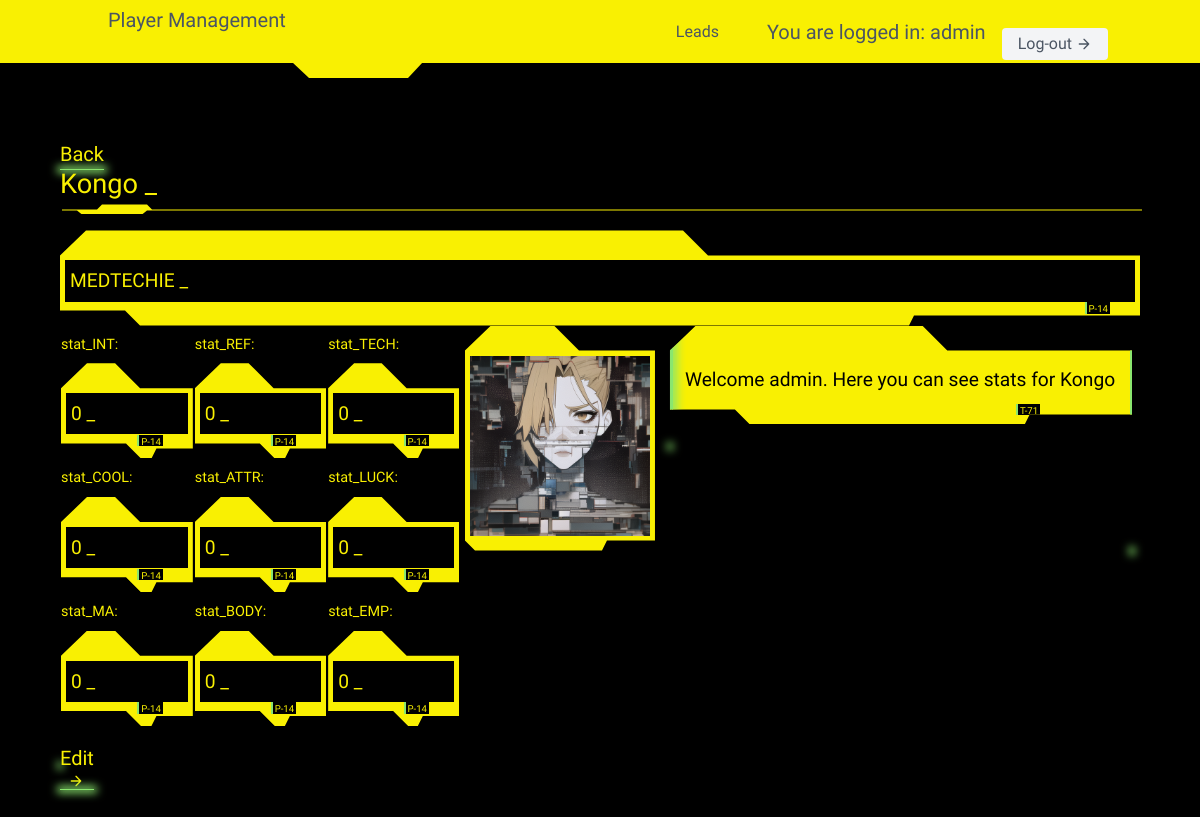
/cp2020/4/details/ (signed in), run on an earlier commit of the app's database.
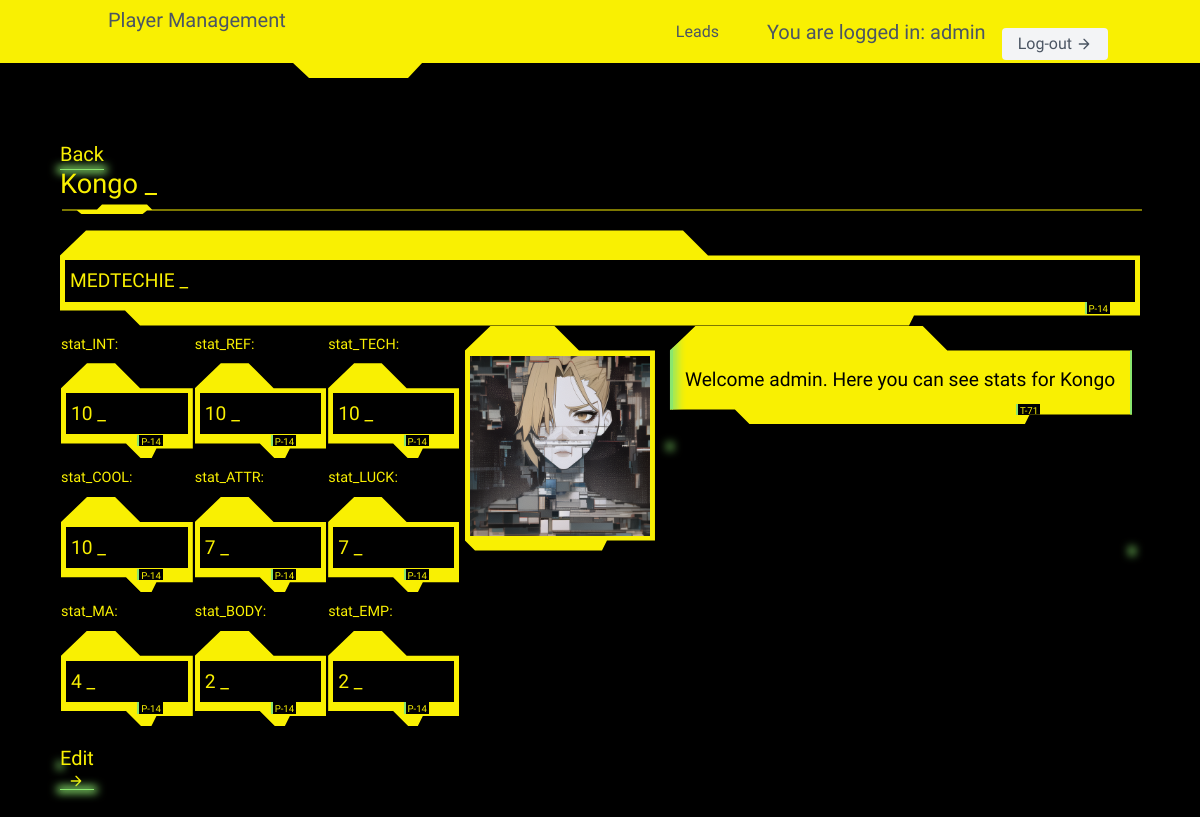
And on a later commit of the database.
### cp2020/models.py (models this page shows, shortened)
class CharacterDetail(models.Model):
    SL = 'SOLO'
    RC = 'ROCKER'
    NR = "NETRUNNER"
    MD = "MEDIA"
    ND = "NOMAD"
    FX = "FIXER"
    CP = "COP"
    CR = "CORP"
    TC = "TECHIE"
    MC = "MEDTECHIE"
    ROLES = [
        (SL, "Solo"),
        (RC, "Rocker"),
        (NR, "Netrunner"),
        (MD, "Media"),
        (ND, "Nomad"),
        (FX, "Fixer"),
        (CP, "Cop"),
        (CR, "Corp"),
        (TC, "Techie"),
        (MC, "Medtechie"),
    ]
    user = models.ForeignKey(User, on_delete=models.CASCADE, blank=True, null=True)
    name = models.CharField(max_length=15)
    role = models.TextField(choices=ROLES, default=SL)
    picture = models.ImageField(upload_to='pictures_storage/',
                                height_field=None,
                                width_field=None,
                                max_length=200,
                                blank=True, null=True)
    stat_INT = models.DecimalField(max_digits=2, decimal_places=0, default=2,
                                    validators=[MinValueValidator(2), MaxValueValidator(10)])
    stat_REF = models.DecimalField(max_digits=2, decimal_places=0, default=2,
                                    validators=[MinValueValidator(2), MaxValueValidator(10)])
    stat_TECH = models.DecimalField(max_digits=2, decimal_places=0, default=2,
                                    validators=[MinValueValidator(2), MaxValueValidator(10)])
    stat_COOL = models.DecimalField(max_digits=2, decimal_places=0, default=2,
                                    validators=[MinValueValidator(2), MaxValueValidator(10)])
    stat_ATTR = models.DecimalField(max_digits=2, decimal_places=0, default=2,
                                    validators=[MinValueValidator(2), MaxValueValidator(10)])
    stat_LUCK = models.DecimalField(max_digits=2, decimal_places=0, default=2,
                                    validators=[MinValueValidator(2), MaxValueValidator(10)])
    stat_MA = models.DecimalField(max_digits=2, decimal_places=0, default=2,
                                    validators=[MinValueValidator(2), MaxValueValidator(10)])
    stat_BODY = models.DecimalField(max_digits=2, decimal_places=0, default=2,
                                    validators=[MinValueValidator(2), MaxValueValidator(10)])
    stat_EMP = models.DecimalField(max_digits=2, decimal_places=0, default=2,
                                    validators=[MinValueValidator(2), MaxValueValidator(10)])
    MA_Run = models.DecimalField(max_digits=3, decimal_places=0,
                                 blank=True, null=True)
    MA_Leap = models.DecimalField(max_digits=3, decimal_places=0,
                                  blank=True, null=True)
    MA_Lift = models.DecimalField(max_digits=3, decimal_places=0,
                                  blank=True, null=True)
    EMP_Humanity = models.DecimalField(max_digits=3, decimal_places=0,
                                       blank=True, null=True)
    BODY_Save_Nr = models.DecimalField(max_digits=3, decimal_places=0,
                                       blank=True, null=True)
    BODY_BTM = models.DecimalField(max_digits=3, decimal_places=0,
                                       blank=True, null=True)
    SKILL_Authority = models.DecimalField(max_digits=2, decimal_places=0, default=0)
    SKILL_Char_Leadership = models.DecimalField(max_digits=2, decimal_places=0, default=0)
    SKILL_Combat_Sense = models.DecimalField(max_digits=2, decimal_places=0, default=0)
    SKILL_Credibility = models.DecimalField(max_digits=2, decimal_places=0, default=0)
    SKILL_Family = models.DecimalField(max_digits=2, decimal_places=0, default=0)
    SKILL_Interface = models.DecimalField(max_digits=2, decimal_places=0, default=0)
    SKILL_Jury_Rig = models.DecimalField(max_digits=2, decimal_places=0, default=0)
    SKILL_Medical_Tech = models.DecimalField(max_digits=2, decimal_places=0, default=0)
    SKILL_Resources = models.DecimalField(max_digits=2, decimal_places=0, default=0)
    SKILL_Street_Deal = models.DecimalField(max_digits=2, decimal_places=0, default=0)
    ATRR_Personal_Grooming = models.DecimalField(max_digits=2, decimal_places=0, default=0)
    ATRR_Wardrobe_Style = models.DecimalField(max_digits=2, decimal_places=0, default=0)
    BODY_Endurance = models.DecimalField(max_digits=2, decimal_places=0, default=0)
    BODY_Strength_Feat = models.DecimalField(max_digits=2, decimal_places=0, default=0)
    BODY_Swimming = models.DecimalField(max_digits=2, decimal_places=0, default=0)
    COOL_Interrogation = models.DecimalField(max_digits=2, decimal_places=0, default=0)
    COOL_Intimidate = models.DecimalField(max_digits=2, decimal_places=0, default=0)
    COOL_Oratory = models.DecimalField(max_digits=2, decimal_places=0, default=0)
    COOL_Resist_Torture = models.DecimalField(max_digits=2, decimal_places=0, default=0)
    COOL_Streetwise = models.DecimalField(max_digits=2, decimal_places=0, default=0)
    EMPATHY_Human_Perception = models.DecimalField(max_digits=2, decimal_places=0, default=0)
    EMPATHY_Interview = models.DecimalField(max_digits=2, decimal_places=0, default=0)
    EMPATHY_Leadership = models.DecimalField(max_digits=2, decimal_places=0, default=0)
    EMPATHY_Seduction = models.DecimalField(max_digits=2, decimal_places=0, default=0)
    EMPATHY_Social = models.DecimalField(max_digits=2, decimal_places=0, default=0)
    EMPATHY_Persuasion = models.DecimalField(max_digits=2, decimal_places=0, default=0)
    EMPATHY_Perform = models.DecimalField(max_digits=2, decimal_places=0, default=0)
    INT_Accounting = models.DecimalField(max_digits=2, decimal_places=0, default=0)
    INT_Anthropology = models.DecimalField(max_digits=2, decimal_places=0, default=0)
    INT_Awareness = models.DecimalField(max_digits=2, decimal_places=0, default=0)
    INT_Biology = models.DecimalField(max_digits=2, decimal_places=0, default=0)
    INT_Botany = models.DecimalField(max_digits=2, decimal_places=0, default=0)
    INT_Chemistry = models.DecimalField(max_digits=2, decimal_places=0, default=0)
    INT_Composition = models.DecimalField(max_digits=2, decimal_places=0, default=0)
    INT_Diagnose_Illness = models.DecimalField(max_digits=2, decimal_places=0, default=0)
    INT_Education = models.DecimalField(max_digits=2, decimal_places=0, default=0)
    INT_Expert = models.DecimalField(max_digits=2, decimal_places=0, default=0)
    INT_Gamble = models.DecimalField(max_digits=2, decimal_places=0, default=0)
    INT_Geology = models.DecimalField(max_digits=2, decimal_places=0, default=0)
    INT_Hide = models.DecimalField(max_digits=2, decimal_places=0, default=0)
    INT_History = models.DecimalField(max_digits=2, decimal_places=0, default=0)
    INT_Language_1 = models.DecimalField(max_digits=2, decimal_places=0, default=0)
    INT_Language_1_Type = models.CharField(max_length=15, default="")
    INT_Language_2 = models.DecimalField(max_digits=2, decimal_places=0, default=0)
    INT_Language_2_Type = models.CharField(max_length=15, default="")
    INT_Language_3 = models.DecimalField(max_digits=2, decimal_places=0, default=0)
    INT_Language_3_Type = models.CharField(max_length=15, default="")
    INT_Library_Search = models.DecimalField(max_digits=2, decimal_places=0, default=0)
    INT_Mathematics = models.DecimalField(max_digits=2, decimal_places=0, default=0)
    INT_Physics = models.DecimalField(max_digits=2, decimal_places=0, default=0)
    INT_Programming = models.DecimalField(max_digits=2, decimal_places=0, default=0)
    INT_Track = models.DecimalField(max_digits=2, decimal_places=0, default=0)
    INT_Stock_Market = models.DecimalField(max_digits=2, decimal_places=0, default=0)
    INT_System_Knowledge = models.DecimalField(max_digits=2, decimal_places=0, default=0)
    INT_Teaching = models.DecimalField(max_digits=2, decimal_places=0, default=0)
    INT_Wilderness_Survival = models.DecimalField(max_digits=2, decimal_places=0, default=0)
    INT_Zoology = models.DecimalField(max_digits=2, decimal_places=0, default=0)
    REF_Archery = models.DecimalField(max_digits=2, decimal_places=0, default=0)
    REF_Athletics = models.DecimalField(max_digits=2, decimal_places=0, default=0)
    REF_Brawling = models.DecimalField(max_digits=2, decimal_places=0, default=0)
    REF_Dance = models.DecimalField(max_digits=2, decimal_places=0, default=0)
    REF_Dodge_Escape = models.DecimalField(max_digits=2, decimal_places=0, default=0)
    REF_Driving = models.DecimalField(max_digits=2, decimal_places=0, default=0)
    REF_Fencing = models.DecimalField(max_digits=2, decimal_places=0, default=0)
    REF_Handgun = models.DecimalField(max_digits=2, decimal_places=0, default=0)
    REF_Heavy_Weapons = models.DecimalField(max_digits=2, decimal_places=0, default=0)
    REF_Martial_Art_1 = models.DecimalField(max_digits=2, decimal_places=0, default=0)
    REF_Martial_Art_1_Type = models.CharField(max_length=15, default="")
    REF_Martial_Art_2 = models.DecimalField(max_digits=2, decimal_places=0, default=0)
    REF_Martial_Art_2_Type = models.CharField(max_length=15, default="")
    REF_Martial_Art_3 = models.DecimalField(max_digits=2, decimal_places=0, default=0)
    REF_Martial_Art_3_Type = models.CharField(max_length=15, default="")
    REF_Melee = models.DecimalField(max_digits=2, decimal_places=0, default=0)
    REF_Motorcycle = models.DecimalField(max_digits=2, decimal_places=0, default=0)
    REF_Operate_Hvy_Machinery = models.DecimalField(max_digits=2, decimal_places=0, default=0)
    REF_Pilot_Gyro = models.DecimalField(max_digits=2, decimal_places=0, default=0)
    REF_Pilot_Fixed_Wing = models.DecimalField(max_digits=2, decimal_places=0, default=0)
    REF_Pilot_Dirigible = models.DecimalField(max_digits=2, decimal_places=0, default=0)
    REF_Pilot_Vect_Thrust = models.DecimalField(max_digits=2, decimal_places=0, default=0)
    REF_Rifle = models.DecimalField(max_digits=2, decimal_places=0, default=0)
    REF_Stealth = models.DecimalField(max_digits=2, decimal_places=0, default=0)
    REF_Submachinegun = models.DecimalField(max_digits=2, decimal_places=0, default=0)
    TECH_Aero_Tech = models.DecimalField(max_digits=2, decimal_places=0, default=0)
    TECH_AV_Tech = models.DecimalField(max_digits=2, decimal_places=0, default=0)
    TECH_Basic_Tech = models.DecimalField(max_digits=2, decimal_places=0, default=0)
    TECH_Cryotank_Operation = models.DecimalField(max_digits=2, decimal_places=0, default=0)
    TECH_Cyberdeck_Design = models.DecimalField(max_digits=2, decimal_places=0, default=0)
    TECH_Cyber_Tech = models.DecimalField(max_digits=2, decimal_places=0, default=0)
    TECH_Demolitions = models.DecimalField(max_digits=2, decimal_places=0, default=0)
    TECH_Disguise = models.DecimalField(max_digits=2, decimal_places=0, default=0)
    TECH_Electronics = models.DecimalField(max_digits=2, decimal_places=0, default=0)
    TECH_Elect_Security = models.DecimalField(max_digits=2, decimal_places=0, default=0)
    TECH_First_Aid = models.DecimalField(max_digits=2, decimal_places=0, default=0)
    TECH_Forgery = models.DecimalField(max_digits=2, decimal_places=0, default=0)
    TECH_Gyro_Tech = models.DecimalField(max_digits=2, decimal_places=0, default=0)
    TECH_Paint_or_Draw = models.DecimalField(max_digits=2, decimal_places=0, default=0)
    TECH_Photo_Film = models.DecimalField(max_digits=2, decimal_places=0, default=0)
    TECH_Pharmacuticals = models.DecimalField(max_digits=2, decimal_places=0, default=0)
    TECH_Pick_Lock = models.DecimalField(max_digits=2, decimal_places=0, default=0)
    TECH_Play_Instrument = models.DecimalField(max_digits=2, decimal_places=0, default=0)
    TECH_Weaponsmith = models.DecimalField(max_digits=2, decimal_places=0, default=0)

### cp2020/views.py (the view)
# urls.py: path('<int:pk>/details/', CharacterDetailView.as_view(), name="Details"),
class CharacterDetailView(LoginRequiredMixin, DetailView):
    template_name = "CharacterDetail.html"
    queryset = CharacterDetail.objects.all()
    context_object_name = 'myCharacter'

### cp2020/templates/CharacterDetail.html (shortened to what the changed rows need)
{% extends "baseCP.html" %}
{% block content %}
{% load static %}
    <section class="cyberpunk black">
    <a href = " {% url 'cp2020:CharList' %}" class="mt-3 text-green-500 inline-flex items-center"> Back
    </a>
            <h2 class="text-gray-900 text-lg title-font font-medium mb-3">
                {{ myCharacter.name }}
            </h2>
            <p class="leading-relaxed text-base">
                {{ myCharacter.role }}
            </p>
      <div style="display:inline-block;vertical-align:top;">
        <table style="width:400px">
                 <td>
                    <label for="INT" style="font-size: 0.9rem">stat_INT:</label>
                         <p itemid="INT" class="leading-relaxed text-base">
                            {{ myCharacter.stat_INT }}
                        </p>
                     </td>
                    <td>
                    <label for="REF" style="font-size: 0.9rem">stat_REF:</label>
                        <p itemid="REF" class="leading-relaxed text-base">
                             {{ myCharacter.stat_REF }}
                         </p>
                     </td>
                    <td>
                    <label for="TECH" style="font-size: 0.9rem">stat_TECH:</label>
                        <p itemid="TECH" class="leading-relaxed text-base">
                              {{ myCharacter.stat_TECH }}
                         </p>
                     </td>
                    <tr>
                    <td>
                    <label for="COOL" style="font-size: 0.9rem">stat_COOL:</label>
                        <p itemid="COOL" class="leading-relaxed text-base">
                                {{ myCharacter.stat_COOL }}
                         </p>
                     </td>
                    <td>
                    <label for="ATTR" style="font-size: 0.9rem">stat_ATTR:</label>
                        <p itemid="ATTR" class="leading-relaxed text-base">
                                {{ myCharacter.stat_ATTR }}
                         </p>
                     </td>
                    <td>
                    <label for="LUCK" style="font-size: 0.9rem">stat_LUCK:</label>
                        <p itemid="LUCK" class="leading-relaxed text-base">
                                {{ myCharacter.stat_LUCK }}
                        </p>
                    </td>
                    </tr>
                    <tr>
                    <td>
                    <label for="MA" style="font-size: 0.9rem">stat_MA:</label>
                        <p itemid="MA" class="leading-relaxed text-base">
                                {{ myCharacter.stat_MA }}
                         </p>
                     </td>
                    <td>
                    <label for="BODY" style="font-size: 0.9rem">stat_BODY:</label>
                        <p itemid="BODY" class="leading-relaxed text-base">
                                {{ myCharacter.stat_BODY }}
                         </p>
                     </td>
                    <td>
                    <label for="EMP" style="font-size: 0.9rem">stat_EMP:</label>
                        <p itemid="EMP" class="leading-relaxed text-base">
                                {{ myCharacter.stat_EMP }}
                        </p>
                    </td>
                    </tr>
        </table>
      </div>
<div style="display:inline-block;">
          <img src="{% static 'AI_Picture.png' %}"  alt="" height="200" width="200" />
      </div>
      <div style="display:inline-block;vertical-align:top;">
        <p id="info-text" class="cyberpunk inverse scannedv">
            Welcome {{ request.user.username }}. Here you can see stats for {{ myCharacter.name }}
        </p>
      </div>
      <div>
      <a href = " {% url 'cp2020:BaseStats' myCharacter.pk %}" class="mt-3 text-green-500 inline-flex items-center">
      </a>
      </div>
    </section>
{% endblock content %}

What changed in the data, as far as the page shows it:
changed CharacterDetail "Kongo": stat_INT "0" → "10"; stat_REF "0" → "10"; stat_TECH "0" → "10"; stat_COOL "0" → "10"; stat_ATTR "0" → "7"; stat_LUCK "0" → "7"; stat_MA "0" → "4"; stat_BODY "0" → "2"; stat_EMP "0" → "2"
